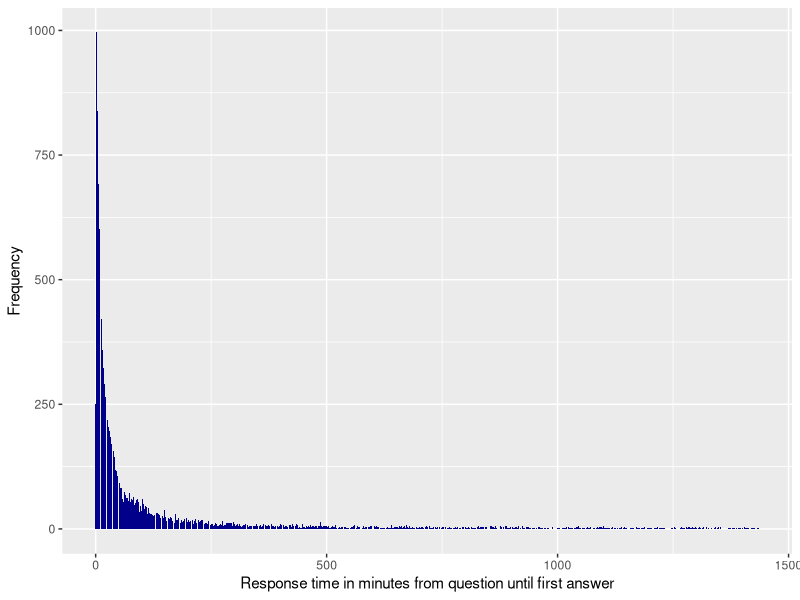

Source code (R):
setwd("~/Dropbox/education/Udacity/CS/udacity-intro-hadoop-mapreduce")

response.time <- read.table("results/response_time.tsv", sep="\t")
colnames(response.time) <- c("QuestionID", "ResponseTimeInMinutes")
response.time <- response.time[complete.cases(response.time),]

library(plyr)
frequencies = count(response.time, c("ResponseTimeInMinutes"))

library(ggplot2)
ggplot(frequencies, aes(x=ResponseTimeInMinutes, y=freq)) +
  geom_bar(stat="identity", fill="dark blue") +
  ylab("Frequency") +
  xlab("Response time in minutes from question until first answer")
